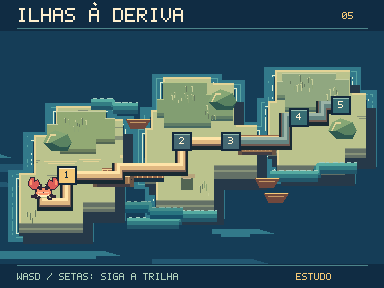
#> input picture docs/processo-de-criacao/identidade-visual/19-estudos-litorais-v5/seletores-mundos-5-a-8/deriva-1x.png, 384 x 288 px, given in place of siri-seletor.png, which was not available
$ python desenhar.py
#> lines starting #> are read from the running program, lines starting #| are printed output that depends on the picture; after the words box and inside, x2 and y2 are one past the last pixel; in counts of white or black regions, pixels touching at a corner belong together
"""Quatro estudos de seletores, desenhados na grade lógica 384 × 288."""
from pathlib import Path
from PIL import Image, ImageDraw, ImageChops, ImageFilter
from random import Random
from unicodedata import normalize
from letras import FONT
DIR=Path(__file__).resolve().parent
W,H=384,288
NAV='#102c43'; CREAM='#fff0cf'; GOLD='#f4c977'
FONT.update({'7':'11111 00001 00010 00100 01000 01000 01000','8':'01110 10001 10001 01110 10001 10001 01110','9':'01110 10001 10001 01111 00001 00001 11110','-':'00000 00000 00000 11111 00000 00000 00000'})
SIRI=Image.open(DIR/'siri-seletor.png').convert('RGBA')
def label(d,p,s,ink=CREAM,z=1):
    x,y=p
    for original in s.upper():
        c=normalize('NFD',original)[0]
        if original in 'ÁÉÍÓÚÀ':
            u=2*z if original!='À' else 3*z
            d.line((x+u,y-2*z,x+u+z,y-3*z),fill=ink,width=z) if original!='À' else d.line((x+u-z,y-3*z,x+u,y-2*z),fill=ink,width=z)
        for i,row in enumerate(FONT.get(c,'').split()):
            for j,k in enumerate(row):
                if k=='1': d.rectangle((x+j*z,y+i*z,x+(j+1)*z-1,y+(i+1)*z-1),fill=ink)
        x+=6*z

def mask(poly):
    m=Image.new('L',(W,H))
    ImageDraw.Draw(m).polygon(poly,fill=255)
    return m

def pxy(m,dx,dy):
    a=Image.new('L',(W,H));a.paste(m,(dx,dy));return a

def spread(m,n):
    return m.filter(ImageFilter.MaxFilter(2*n+1))

def earth(im,poly,colors,r,depth,t):
    m=mask(poly)
    dark,face,mid,cap,hi=colors
    shadow=pxy(spread(m,3),7,depth+5)
    im.paste(dark,mask=shadow)
    for off in range(depth,0,-1):
        c=dark if off>depth-3 else face if off>depth*.65 else mid if off%6 in (0,1) else face
        im.paste(c,mask=pxy(m,0,off))
    rock=Image.new('RGB',(W,H),cap)
    dd=ImageDraw.Draw(rock)
    # Facetas quebradas e estratos em grupos de pixels, não ruído uniforme.
    for _ in range(58):
        x=r.randrange(12,365);y=r.randrange(44,248);w=r.randrange(7,23)
        c=r.choice((cap,mid,mid,hi))
        dd.line((x,y,x+w,y),fill=c,width=r.choice((1,1,1,2,3)))
        if w>10: dd.line((x+r.randrange(2,6),y+2,x+w-2,y+2),fill=c,width=1)
    im.paste(rock,mask=m)
    im.paste(hi,mask=ImageChops.subtract(m,pxy(m,2,2)))
    return m

def sea(im,p,r):
    d=ImageDraw.Draw(im)
    cols=p[:4]
    # Bancos de corrente em quatro faixas e reflexos em comprimentos variados.
    d.rectangle((0,30,383,263),fill=cols[0])
    for i in range(9):
        x=r.randrange(-110,334);y=r.randrange(38,260);w=r.randrange(38,150)
        d.polygon([(x,y),(x+w,y),(x+w+14,y+4),(x+w-10,y+4),(x+w-10,y+7),(x+9,y+7),(x+9,y+4),(x,y+4)],fill=cols[r.choice((1,1,2))])

def reefs(im,m,foam,r,deep):
    # A rebentação deixa aberturas de água; desenhada só fora do terreno.
    rings=ImageChops.subtract(spread(m,11),spread(m,1))
    img=Image.new('RGB',(W,H),deep); im.paste(img,mask=rings)
    for n,c in [(7,foam[0]),(3,foam[1])]:
        ring=ImageChops.subtract(spread(m,n),spread(m,n-1))
        t=Image.new('L',(W,H),0);d=ImageDraw.Draw(t)
        for y in range(35,260,2):
            for x in range(-10,W,20):
                j=r.randrange(0,7);d.line((x+j,y,x+12+j,y),fill=255,width=2)
        im.paste(c,mask=ImageChops.multiply(ring,t))

def rock(d,x,y,s,c):
    sc=lambda pts:[(x+a*s,y+b*s) for a,b in pts]
    d.polygon(sc([(0,3),(1,1),(3,0),(6,1),(7,3),(6,5),(2,5)]),fill=c[0])
    d.polygon(sc([(0,3),(1,1),(3,0),(6,1),(4,2),(2,3)]),fill=c[2])
    d.polygon(sc([(2,3),(4,2),(6,1),(7,3),(6,4),(4,4)]),fill=c[1])
    d.line(sc([(1,3),(2,1),(3,1)]),fill=c[3],width=max(1,s//2))

def terrace(d,poly,c):
    for shift,color in ((5,c[0]),(3,c[1]),(0,c[2])):
        d.polygon([(x,y+shift) for x,y in poly],fill=color)
    for (x,y),(a,b) in zip(poly,poly[1:]):
        if y==b and a>x: d.line((x,y,a,y),fill=c[3])

def grasses(d,x,y,w,r,c):
    for _ in range(w//2):
        a=x+r.randrange(w); b=y+r.randrange(12)
        h=r.randrange(2,7)
        d.line((a,b,a,b-h),fill=r.choice(c))
        if h>3:d.point((a-1,b-h),fill=c[-1])

def crest(d,points,r,p):
    # A onda tem três bandas e espuma quebrada na frente da crista.
    for offset,w,c in ((4,8,p[0]),(1,6,p[1]),(-1,3,p[2])):
        d.line([(x,y+offset) for x,y in points],fill=c,width=w)
    for (x,y),(a,b) in zip(points,points[1:]):
        if y!=b:continue
        for u in range(x+2,a,7):d.line((u,y-3,min(u+r.randrange(2,6),a),y-3),fill=p[3])

def timber(d,x,y,length):
    # Marcas de marcenaria restritas às tábuas do passadiço.
    d.rectangle((x,y,x+length,y+10),fill='#433d43')
    d.rectangle((x+1,y,x+length-1,y+7),fill='#9e7651')
    for start in range(x+2,x+length-3,4):
        d.line((start,y+1,start,y+6),fill='#bb956a')
    d.rectangle((x-1,y-1,x+length+1,y),fill='#efce96')
    for u in (x,x+length-1):
        d.rectangle((u-1,y-3,u+2,y+10),fill='#675345')
        d.line((u-1,y-3,u+2,y-3),fill='#e9c890')
        d.point((u,y+3),fill='#292e38')

def bedding(d,x,y,width,c,levels=4):
    # Mesa de pedra com lâminas contínuas aderidas à própria face.
    outline=[(x,y+8),(x+7,y+8),(x+7,y+3),(x+15,y+3),(x+15,y),(x+width-8,y),(x+width-8,y+6),(x+width,y+6),(x+width,y+18),(x+width-7,y+18),(x+width-7,y+22),(x+5,y+22),(x+5,y+17),(x,y+17)]
    d.polygon([(a+3,b+5) for a,b in outline],fill=c[0])
    d.polygon(outline,fill=c[1])
    d.polygon(outline[:8]+[(x+width-6,y+11),(x+7,y+14),(x,y+12)],fill=c[2])
    for j in range(levels):
        x0=x+7+2*j; x1=x+width-3-j
        d.line((x0,y+14+j*2,x1,y+12+j*2),fill=c[0] if j%2==0 else c[3])
    d.line((x+15,y+1,x+width-9,y+1),fill=c[3])

def bridge(d,x0,x1,y):
    d.rectangle((x0,y-5,x1,y+8), fill='#193243')
    d.rectangle((x0,y-5,x1,y+4), fill='#97684b')
    for x in range(x0,x1,5):
        d.line((x,y-4,x,y+4),fill='#e9be7c')
    d.line((x0,y-4,x1,y-4),fill='#f3d398')

def trail(d,pts,active):
    for width,c,dy in ((12,'#192a33',3),(9,'#715a51',1),(7,'#e0b881' if active else '#648581',0),(2,'#ffe4a8' if active else '#9bb4a7',-2)):
        for ((x,y),(a,b)) in zip(pts,pts[1:]):
            assert x==a or y==b
            d.rectangle((min(x,a)-width//2,min(y,b)-width//2+dy,max(x,a)+width//2,max(y,b)+width//2+dy),fill=c)

def node(d,x,y,s,selected=False,opt=False):
    d.rectangle((x-9,y-8,x+10,y+10),fill='#13283b')
    d.rectangle((x-7,y-6,x+8,y+8),fill=GOLD if selected else '#376d73' if opt else '#456873')
    d.line((x-7,y-6,x+8,y-6),fill=CREAM if selected else '#95bdaf')
    label(d,(x-2,y-3),s,NAV if selected else CREAM)

PAL=[
('#153d57','#225771','#32798a','#59a4a2','#263949','#637066','#879278','#bbc38d','#e3d396'),
('#173b4b','#1e5664','#2e7982','#56a6a0','#172638','#3a4658','#5f6a70','#828779','#d1c5a0'),
('#182f4d','#24466a','#426780','#67949e','#212c42','#534c60','#7d686c','#a58e81','#dfc5a1'),
('#173651','#244c6b','#336f87','#68a1ad','#1b3044','#4d535c','#6f7772','#a0a68e','#dbd8ab')]
MAP=[
([
[(19,173),(34,173),(34,135),(56,135),(56,106),(105,106),(105,119),(122,119),(122,162),(114,162),(114,201),(82,201),(82,222),(19,222)],
[(151,110),(163,110),(163,77),(210,77),(210,83),(233,83),(233,125),(256,125),(256,164),(213,164),(213,199),(156,199),(156,169),(145,169),(145,128),(151,128)],
[(275,70),(349,70),(349,93),(365,93),(365,147),(344,147),(344,164),(277,164),(277,145),(268,145),(268,101),(275,101)],
],[(66,174),(181,140),(230,140),(298,116),(340,104)],
[(0,173),(1,140),(2,140),(3,116),(4,104)]),
([
[(25,160),(38,160),(38,97),(60,97),(60,72),(104,72),(104,59),(174,59),(174,76),(259,76),(259,49),(324,49),(324,69),(349,69),(349,108),(367,108),(367,205),(334,205),(334,230),(204,230),(204,208),(100,208),(100,231),(26,231)],
],[(70,183),(124,133),(193,175),(267,130),(325,177)],[]),
([
[(17,170),(31,170),(31,145),(77,145),(77,163),(108,163),(108,195),(93,195),(93,219),(43,219),(43,208),(17,208)],
[(118,97),(138,97),(138,67),(208,67),(208,82),(230,82),(230,129),(207,129),(207,176),(162,176),(162,151),(119,151)],
[(241,129),(260,129),(260,109),(306,109),(306,67),(345,67),(345,100),(371,100),(371,170),(347,170),(347,202),(297,202),(297,220),(245,220)],
],[(76,178),(303,148)],[]),
([
[(20,162),(37,162),(37,149),(79,149),(79,122),(117,122),(117,145),(138,145),(138,191),(118,191),(118,220),(52,220),(52,201),(20,201)],
[(173,117),(189,117),(189,91),(224,91),(224,66),(273,66),(273,51),(331,51),(331,73),(360,73),(360,118),(343,118),(343,140),(303,140),(303,162),(262,162),(262,181),(193,181),(193,163),(175,163)],
],[(86,174),(304,124)],[])
]
NAMES=['ILHAS À DERIVA','GRUTAS DA ESPUMA','BAÍA DA RESSACA','ARQUIPÉLAGO DO FAROL']
def art(i):
    im=Image.new('RGB',(W,H),NAV);r=Random(339+i);p=PAL[i]
    sea(im,p,r)
    polys,nodes,_=MAP[i]
    union=Image.new('L',(W,H))
    for poly in polys: union=ImageChops.lighter(union,mask(poly))
    reefs(im,pxy(union,0,8),(p[3],'#def0d3'),r,p[2])
    for j,poly in enumerate(polys):earth(im,poly,p[4:],r,(13,22,14,17)[i]+j%2*4,i)
    d=ImageDraw.Draw(im)
    if i==0:
        # Ilhotas e passadiços de madeira sobre o canal corrente.
        bridge(d,102,163,173);bridge(d,239,281,140)
        terrace(d,[(57,111),(105,111),(105,118),(114,118),(114,138),(95,138),(95,148),(60,148),(60,136),(47,136),(47,124),(57,124)],('#536653','#6e805d','#92a974','#c7cea0'))
        terrace(d,[(163,82),(206,82),(206,94),(232,94),(232,115),(210,115),(210,122),(164,122),(164,112),(157,112),(157,99),(163,99)],('#476961','#607d66','#829e72','#b9c78b'))
        terrace(d,[(282,73),(335,73),(335,79),(348,79),(348,101),(328,101),(328,106),(285,106),(285,94),(277,94),(277,81),(282,81)],('#4b6a62','#6c876c','#90a780','#c6cea0'))
        for x,y,w in [(65,122,23),(170,91,29),(204,108,14),(287,81,26),(324,89,16),(24,213,13),(199,184,10)]:grasses(d,x,y,w,r,('#687b61','#8ea576','#c6cd98'))
        for pts in [[(91,101),(113,101),(113,105),(137,105)],[(270,173),(317,173),(317,165),(356,165)],[(127,220),(178,220),(178,213),(216,213)]]:
            crest(d,pts,r,('#22576a','#327c83','#55aba1','#a5cfc0'))
        timber(d,94,176,38); timber(d,239,144,35)
        # Canais de corrente distintas desenhados como faixas, não tracinhos no mar.
        crest(d,[(125,204),(150,204),(150,210),(182,210)],r,('#165068','#287580','#428e8c','#83afa2'))
        d.rectangle((181,176,192,189),fill='#526553')
        d.rectangle((181,174,194,177),fill='#b8a47c')
        d.line((183,178,190,178),fill='#c9b693')
        routes=[[(43,201),(66,201),(66,174),(118,174),(118,166),(181,166),(181,140),(230,140)],[(230,140),(285,140),(285,116),(298,116),(322,116),(322,104),(340,104)]]
        for x,y,s in [(43,130,4),(208,89,4),(328,118,4)]:
            rock(d,x,y,s,('#2e584f','#5a8261','#86a775','#e2d498'))
        for x,y in [(126,119),(255,178),(264,193)]:
            d.polygon([(x,y),(x+24,y),(x+18,y+9),(x+4,y+9)],fill='#70483d')
            d.line((x+1,y,x+23,y),fill=GOLD); d.line((x+4,y+3,x+19,y+3),fill='#c69863')
    elif i==1:
        # Boca escura da caverna, lago interno e formações pontuais.
        earth(im,[(49,101),(49,86),(67,86),(67,74),(118,74),(118,82),(153,82),(153,92),(156,92),(156,117),(130,117),(130,128),(78,128),(78,119),(49,119)],('#152133','#2c3648','#4e5665','#6a7377','#b4b6ad'),r,13,1)
        d=ImageDraw.Draw(im)
        d.polygon([(61,119),(61,105),(68,105),(68,97),(83,97),(83,92),(111,92),(111,98),(130,98),(130,106),(141,106),(141,122),(124,122),(124,126),(70,126),(70,119)],fill='#263949')
        d.polygon([(65,116),(65,105),(73,105),(73,98),(113,98),(113,102),(128,102),(128,116),(117,116),(117,121),(74,121),(74,116)],fill='#122433')
        d.line((61,105,67,105,67,97,83,97,83,92,110,92),fill='#9d9b8e',width=2)
        d.line((77,119,74,109,80,103,83,113,87,116),fill='#59636a',width=2)
        d.line((117,116,122,107,125,111,128,111),fill='#465764',width=2)
        bedding(d,278,67,38,('#3f5060','#6d7780','#a09c91','#acb2a0'))
        bedding(d,266,195,57,('#3f5060','#65767b','#8d9287','#bdac94'))
        d.polygon([(71,120),(123,120),(123,125),(142,125),(142,140),(111,140),(111,135),(72,135)],fill='#3d9996')
        d.line((83,125,123,125),fill='#a6d9ba')
        terrace(d,[(166,79),(192,79),(192,84),(213,84),(213,107),(174,107),(174,100),(158,100),(158,89),(166,89)],('#465469','#737481','#9c9e8b','#c9bfaa'))
        terrace(d,[(258,55),(314,55),(314,68),(343,68),(343,92),(308,92),(308,104),(266,104),(266,96),(247,96),(247,76),(258,76)],('#3b465a','#666577','#a4a396','#cabfa6'))
        d.polygon([(173,154),(202,154),(202,148),(217,148),(217,158),(231,158),(231,184),(210,184),(210,195),(157,195),(157,174),(173,174)],fill='#4d5b64')
        d.polygon([(177,158),(202,158),(202,152),(214,152),(214,163),(225,163),(225,181),(204,181),(204,192),(162,192),(162,178),(177,178)],fill='#376a71')
        for x,y,w in [(182,164,17),(202,170,9),(168,185,12),(214,165,6)]:d.line((x,y,x+w,y),fill='#70aaab',width=1)
        for x,y in [(63,103),(123,110),(77,153),(243,116),(320,150)]:
            d.rectangle((x-1,y-1,x+2,y+2),fill='#f5cf8a')
            d.line((x-4,y+4,x+5,y+4),fill='#af8c66')
        for x,y,s in [(184,95,5),(231,91,3),(274,74,4),(298,101,2),(323,113,3),(217,192,3),(155,189,2),(294,204,3)]:
            d.polygon([(x,y),(x+s,y-s*4),(x+s*3,y-s*5),(x+s*4,y-s),(x+s*3,y+s)],fill='#594f78')
            d.polygon([(x,y),(x+s,y-s*4),(x+s*3,y-s*5),(x+s*2,y-s),(x+s,y+s)],fill='#9ac9bc')
            d.line((x+s+1,y-s*4,x+s*2,y-s*2),fill='#eff3cd')
        routes=[[(43,193),(70,193),(70,183),(105,183),(105,133),(124,133),(144,133),(144,175),(193,175),(217,175),(217,130),(267,130),(286,130),(286,177),(325,177)]]
    elif i==2:
        # Arrebentação longa ao redor do molhe e porto em camadas.
        for x,y,s in [(24,151,4),(151,85,6),(332,87,4),(326,177,4)]:
            rock(d,x,y,s,('#403a50','#777484','#a6a3a0','#dccbc0'))
        for pts in [[(8,215),(36,215),(36,231),(90,231),(90,228),(122,228)],[(83,183),(116,183),(116,190),(147,190),(147,197),(175,197)],[(195,212),(232,212),(232,216),(273,216),(273,231),(315,231)],[(305,62),(349,62),(349,72),(382,72)],[(76,122),(102,122),(102,112),(125,112)]]:
            crest(d,pts,r,('#233a57','#476b88','#8aafb4','#eaf0dc'))
        terrace(d,[(259,114),(297,114),(297,103),(345,103),(345,116),(362,116),(362,135),(337,135),(337,141),(269,141),(269,133),(259,133)],('#66596c','#897375','#b3a092','#dab9a3'))
        for x0,y0 in [(122,193),(185,213)]:
            d.line((x0,y0,x0+31,y0,x0+31,y0+4,x0+25,y0+4),fill='#d4e2de',width=2)
            d.line((x0+3,y0+5,x0+21,y0+5),fill='#86abaf')
        bedding(d,122,103,69,('#4b4056','#826d78','#b2a1a0','#c9b5ac'))
        bedding(d,278,143,51,('#55495d','#83717e','#af968d','#cab4a0'))
        timber(d,247,192,42)
        for x,base in [(260,201),(280,201)]:
            d.line((x,base,x,base+8),fill='#806f66',width=2)
        for x0,x1,y0 in [(99,162,170),(172,248,169),(259,287,155)]:
            bridge(d,x0,x1,y0)
        routes=[[(49,195),(76,195),(76,178),(102,178),(102,170),(162,170),(162,154),(185,154),(185,169),(248,169),(248,156),(283,156),(283,148),(303,148)]]
    else:
        # Farol e terraços: luz branca, faces frias e contraste da torre.
        for x,y,s in [(26,161,4),(86,132,5),(201,104,5),(226,97,4),(291,66,4),(334,81,3)]:
            rock(d,x,y,s,('#394e59','#647265','#a4a983','#ded9aa'))
        terrace(d,[(196,96),(221,96),(221,77),(252,77),(252,73),(285,73),(285,63),(321,63),(321,75),(345,75),(345,96),(330,96),(330,110),(296,110),(296,119),(239,119),(239,108),(196,108)],('#58636a','#7b8270','#b0ae89','#d5cfab'))
        terrace(d,[(71,160),(85,160),(85,132),(112,132),(112,151),(129,151),(129,177),(108,177),(108,185),(71,185)],('#57686c','#737c69','#a0a584','#d6cf9e'))
        for pts in [[(11,220),(31,220),(31,234),(76,234),(76,224),(129,224)],[(116,127),(140,127),(140,135),(168,135)],[(178,203),(227,203),(227,194),(256,194),(256,177),(296,177)],[(310,145),(348,145),(348,129),(371,129)]]:
            crest(d,pts,r,('#244659','#376978','#6ca3a4','#b9d8c8'))
        for x,y,w in [(32,185,20),(93,142,19),(188,127,13),(208,115,18),(291,107,17),(324,90,16)]:grasses(d,x,y,w,r,('#687a66','#98a47a','#c7c392'))
        bridge(d,126,184,179)
        routes=[[(52,198),(86,198),(86,174),(121,174),(121,179),(184,179),(184,161),(218,161),(218,146),(257,146),(257,124),(304,124)]]
        d.polygon([(256,72),(214,80),(190,87),(217,85),(256,76)],fill='#cab17b')
        d.polygon([(265,73),(318,64),(346,64),(318,69),(265,77)],fill='#e6c48a')
        d.polygon([(247,100),(278,100),(293,116),(263,116)],fill='#686c68')
        d.rectangle((245,101,281,105),fill='#555d60')
        d.rectangle((246,102,279,104),fill='#8c8877')
        d.polygon([(251,103),(254,75),(256,64),(270,64),(272,76),(276,103)],fill='#efdfb8')
        d.polygon([(263,66),(270,64),(272,76),(276,103),(265,103)],fill='#a98f7a')
        d.rectangle((254,80,273,86),fill='#ac594d');d.rectangle((253,92,274,98),fill='#ac594d')
        d.rectangle((253,63,272,73),fill='#294452');d.rectangle((256,65,268,70),fill='#ffd888')
        d.line((256,67,268,67),fill='#fff0bb')
        d.line((261,65,261,70),fill='#a8775e')
        d.line((247,75,277,75),fill='#3d4b53',width=2)
        for post in range(248,278,5):d.line((post,71,post,75),fill='#675f61')
        d.line((249,72,276,72),fill='#dfbea0')
        for yy in (82,94,98):
            d.line((264,yy,271,yy),fill='#884b49')
        d.polygon([(251,63),(255,59),(261,55),(268,58),(275,63)],fill='#ad634e')
        d.line((256,59,264,59),fill='#efc19c')
        d.rectangle((254,99,257,103),fill='#473e45')
        d.line((252,104,243,104,243,108,234,108),fill='#d8c69d',width=2)
        d.line((265,104,281,104,281,106,291,106),fill='#5b6061',width=2)
        d.line((255,75,269,75),fill='#fbefc6')
        d.line((255,85,264,85),fill='#de9076')
        d.line((255,95,263,95),fill='#df9177')
    for j,route in enumerate(routes):trail(d,route,j==0)
    for j,(x,y) in enumerate(nodes):node(d,x,y,str(j+1),j==0,i==0 and j>=3)
    cx,cy=routes[0][0];im.paste(SIRI,(cx-15,cy-24),SIRI)
    assert SIRI.size == (31,23)
    for dy in range(SIRI.height):
        for dx in range(SIRI.width):
            sr,sg,sb,alpha=SIRI.getpixel((dx,dy))
            assert alpha in (0,255)
            if alpha: assert im.getpixel((cx-15+dx,cy-24+dy))==(sr,sg,sb)
    d.rectangle((0,0,383,30),fill=NAV);d.line((17,28,367,28),fill='#4d858a')
    label(d,(17,8),NAMES[i],CREAM,2);label(d,(342,12),f'0{i+5}',GOLD,1)
    d.rectangle((0,264,383,287),fill=NAV);d.line((17,265,367,265),fill='#4d858a')
    label(d,(17,273),'WASD / SETAS: SIGA A TRILHA','#b1d1bb');label(d,(296,273),'ESTUDO',GOLD)
    return im
def main():
    sheet=Image.new('RGB',(784,592),NAV)
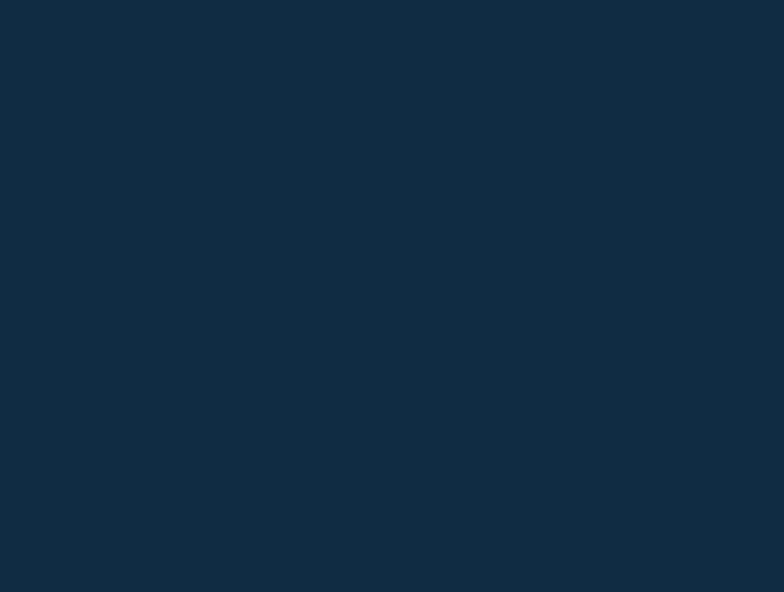
#> sheet: PIL image 784x592 RGB; mean R, G, B 16, 44, 67
    for i,name in enumerate(('deriva','grutas','ressaca','farol')):
        a=art(i);big=a.resize((W*3,H*3),Image.Resampling.NEAREST)
        assert a.tobytes()==big.resize(a.size,Image.Resampling.NEAREST).tobytes()
        a.save(DIR/f'{name}-1x.png');big.save(DIR/f'{name}-3x.png')
        sheet.paste(a,((i%2)*400,(i//2)*304))
#> this loop made 1 pass
#> pass 1, in reefs, `rings=ImageChops.subtract(spread(m,11),spread(m,1))`:
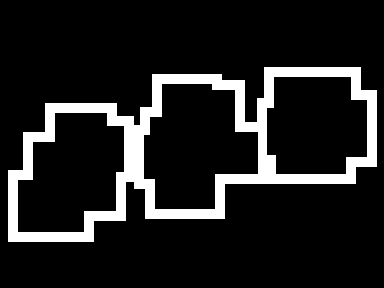
#> rings: PIL image 384x288 L; 12.6% white; 1 white region, box (x1, y1, x2, y2) and area: (8, 67, 377, 242) 13909
#> pass 1, in reefs, `img = Image.new('RGB', (W, H), deep)`:
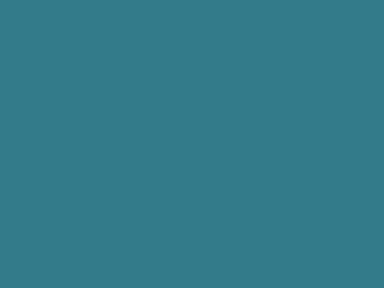
#> img: PIL image 384x288 RGB; mean R, G, B 50, 121, 138
    sheet.resize((1568,1184),Image.Resampling.NEAREST).save(DIR/'seletores-mundos-5-a-8-v5.png')
#> (the run stopped early here; a loop or call above may not have finished)
